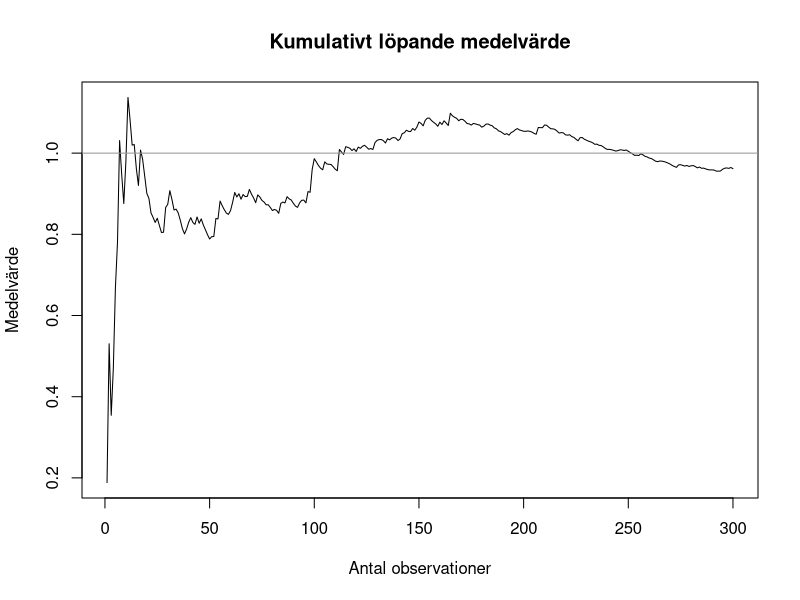
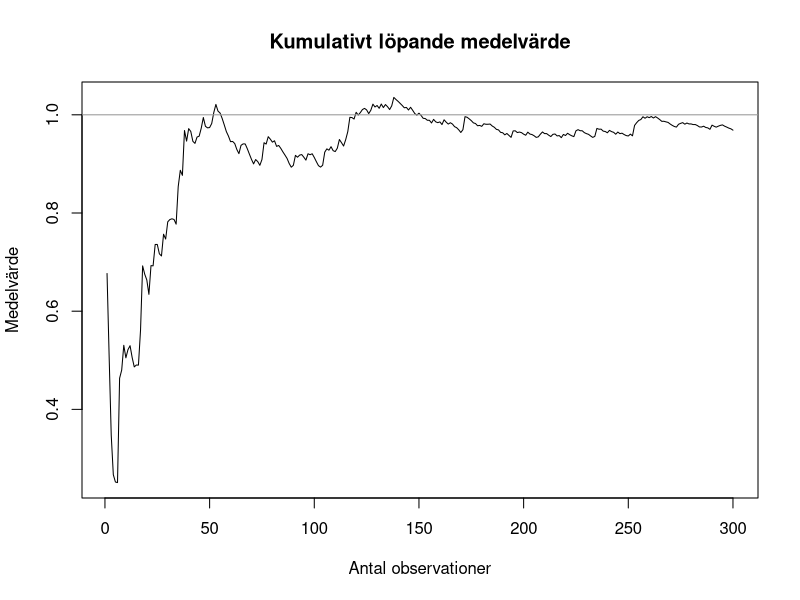
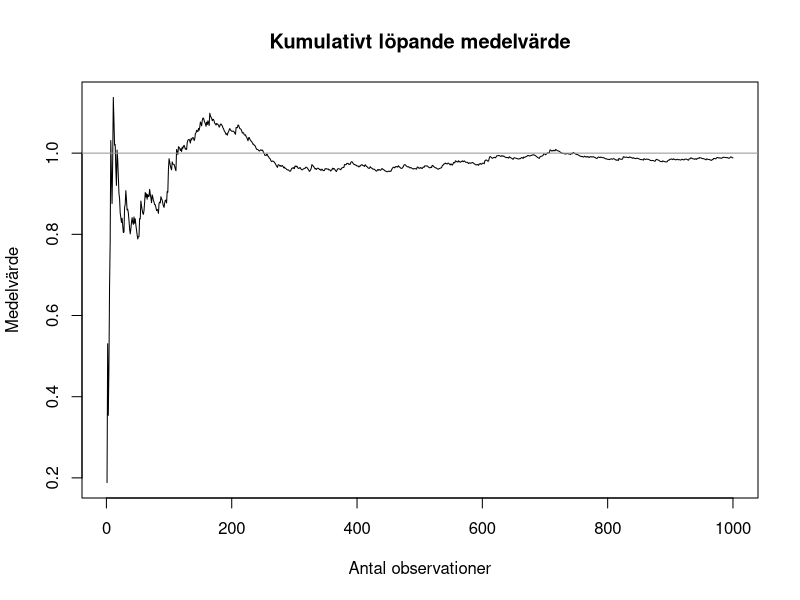
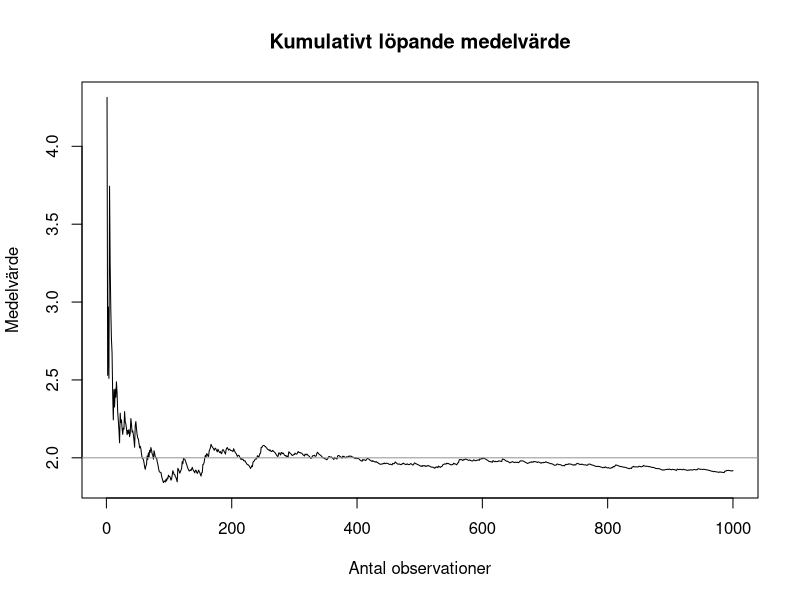
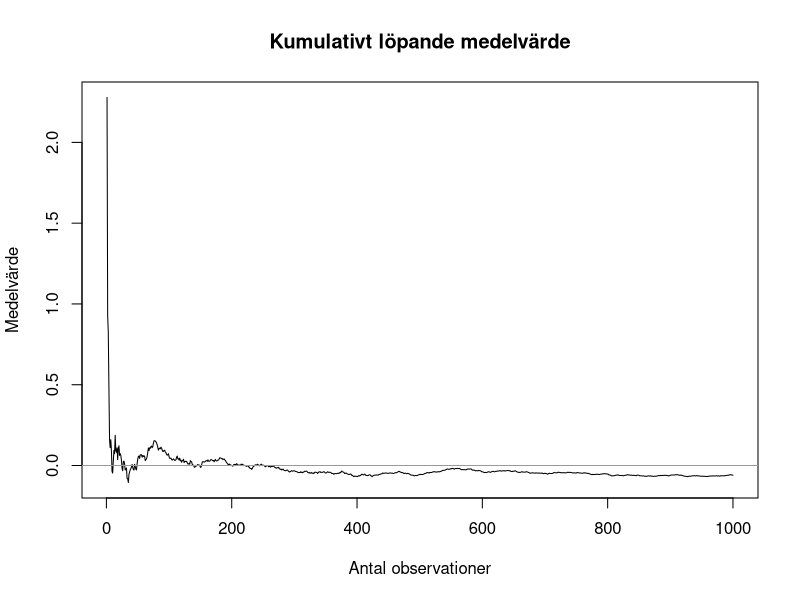
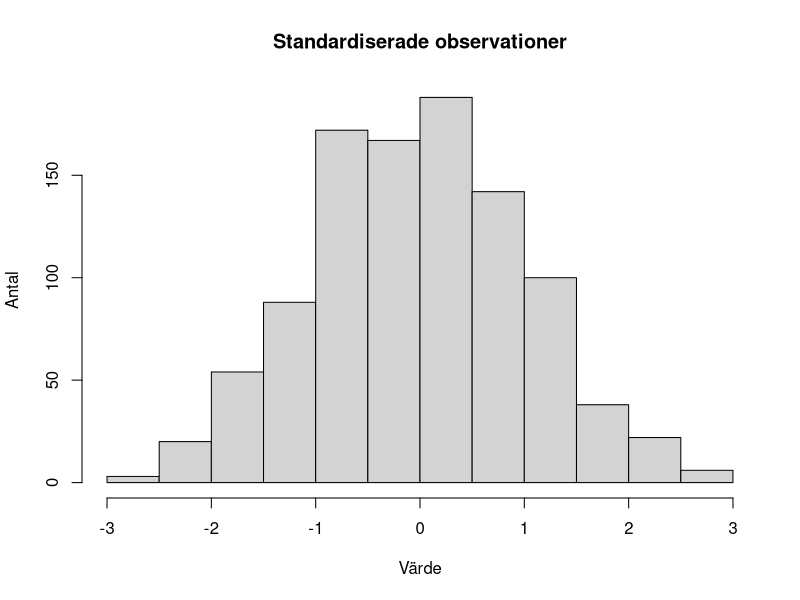
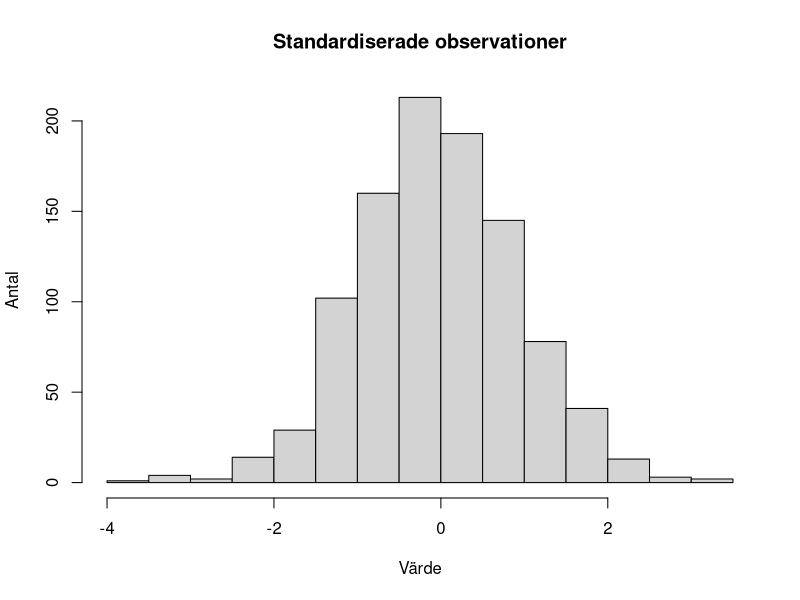
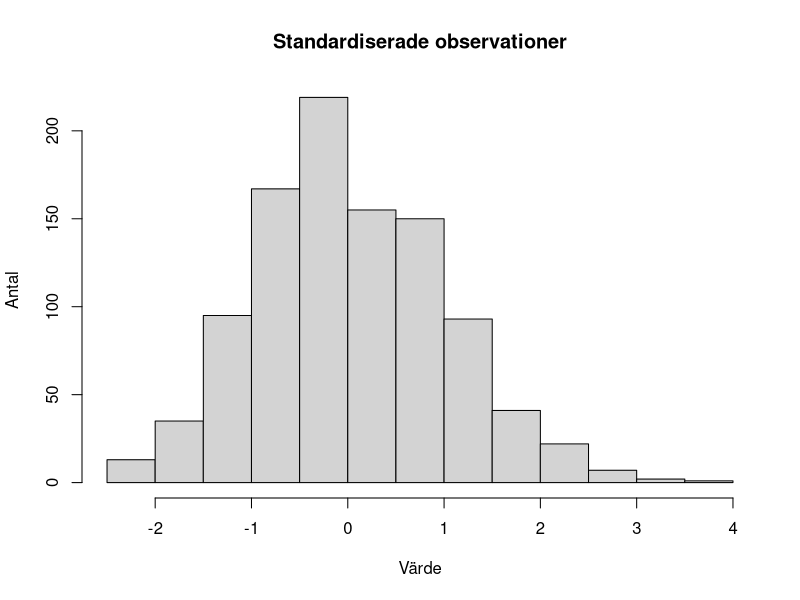

Write the R code that produced these figures, in order.
## ---- chunk 1
# Först ger vi ett "frö" (seed) till slumptalsgeneratorn genom funktionen set.seed
# Detta gör att vi får exakt samma slumptal varje gång vi kör koden.
set.seed(19980226) 

m <- 1 # väntevärde
slumptal <- rexp(300, rate = 1/m) # rate = 1 / väntevärde

# lista med kumulativa medelvärden för de första i observationerna
medel <- cumsum(slumptal) / 1:length(slumptal) 

plot_medel <- function(medel, m) {
  plot(medel,
  type = "l", # plotta en linje
  main = "Kumulativt löpande medelvärde",
  ylab = "Medelvärde",
  xlab = "Antal observationer")
  abline(a = m, b = 0, col = "gray60") # Horisontell linje vid väntevärdet m
}

plot_medel(medel, m)
## ---- chunk 2
set.seed(19981207) # annan frö
slumptal2 <- rexp(300, rate = 1/m) # samma m
medel2 <- cumsum(slumptal2) / 1:length(slumptal2)
plot_medel(medel2, m)
## ---- chunk 3
set.seed(19980226) 
slumptal3 <- rexp(1000, rate = 1/m)
medel3 <- cumsum(slumptal3) / 1:length(slumptal3)
plot_medel(medel3, m)
## ---- chunk 4
m2 <- 2
slumptal4 <- rexp(1000, rate = 1/m2)
medel4 <- cumsum(slumptal4) / 1:length(slumptal4)
plot_medel(medel4, m2)
## ---- chunk 5
slumptal5 <- rnorm(1000)
medel5 <- cumsum(slumptal5) / 1:length(slumptal5)
plot_medel(medel5, 0)
## ---- chunk 6
n <- 30 # antalet rader
M <- 1000 # antalet kolumner
likf_matris <- matrix(runif(n * M), nrow = n, ncol = M)

summa <- colSums(likf_matris)
# Notera att det finns en liknande funktion för att summera över rader: rowSums
# Ännu fler liknande funktioner som fungerar på matriser och data.frames
# kan ni se om ni skriver ?colSums i Console.

mu <- 1/2 # Väntevärdet
sigma2 <- 1/12 # Variansen
stand <- (summa - n * mu) / sqrt(n * sigma2) # standardisera observationerna
hist(stand,
    main = "Standardiserade observationer",
    ylab = "Antal",
    xlab = "Värde")
## ---- chunk 7
n <- 300 # antalet rader
M <- 1000 # antalet kolumner
likf_matris <- matrix(runif(n * M), nrow = n, ncol = M)

summa <- colSums(likf_matris)
# Notera att det finns en liknande funktion för att summera över rader: rowSums
# Ännu fler liknande funktioner som fungerar på matriser och data.frames
# kan ni se om ni skriver ?colSums i Console.

mu <- 1/2 # Väntevärdet
sigma2 <- 1/12 # Variansen
stand <- (summa - n * mu) / sqrt(n * sigma2) # standardisera observationerna
hist(stand,
    main = "Standardiserade observationer",
    ylab = "Antal",
    xlab = "Värde")
## ---- chunk 8
n <- 30 # antalet rader
M <- 1000 # antalet kolumner
exp_matris <- matrix(rexp(n * M), nrow = n, ncol = M)

summa <- colSums(exp_matris)
# Notera att det finns en liknande funktion för att summera över rader: rowSums
# Ännu fler liknande funktioner som fungerar på matriser och data.frames
# kan ni se om ni skriver ?colSums i Console.

mu <- 1 # Väntevärdet
sigma2 <- 1 # Variansen
stand <- (summa - n * mu) / sqrt(n * sigma2) # standardisera observationerna
hist(stand,
    main = "Standardiserade observationer",
    ylab = "Antal",
    xlab = "Värde")
## ---- chunk 9
n <- 300 # antalet rader
M <- 1000 # antalet kolumner
exp_matris <- matrix(rexp(n * M), nrow = n, ncol = M)

summa <- colSums(exp_matris)
# Notera att det finns en liknande funktion för att summera över rader: rowSums
# Ännu fler liknande funktioner som fungerar på matriser och data.frames
# kan ni se om ni skriver ?colSums i Console.

mu <- 1 # Väntevärdet
sigma2 <- 1 # Variansen
stand <- (summa - n * mu) / sqrt(n * sigma2) # standardisera observationerna
hist(stand,
    main = "Standardiserade observationer",
    ylab = "Antal",
    xlab = "Värde")
